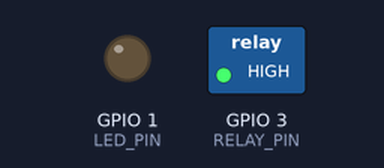
A sketch run on a simulated ESP8266 (NodeMCU). Parts: switched loads named in the sketch (green lamp = pin HIGH), output pins drawn as LEDs (lit = HIGH). WiFi joins after 1.5 s; servers stay silent unless stated.

Above: at 1.55 s.
Timing chart, 0 to 4.5 s (numbered marks = the images above):
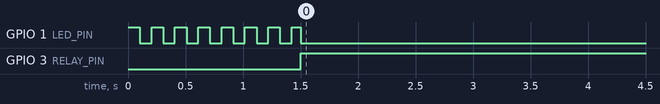

Measured:
- by itself, GPIO 1 (LED_PIN): goes 7 × (LOW 0.10 s, HIGH 0.10 s), LOW 3.6 s, 624 × (HIGH 0.10 s, LOW 0.10 s), then HIGH
- by itself, GPIO 3 (RELAY_PIN): LOW → HIGH at 1.5 s, → LOW 3.5 s later

The sketch:

wirelessplug.ino
```cpp
/*
WIFI Switch with Power Stabilization Delay and LED Blink Patterns
  - Timein phase (waiting): Slow blink (500ms ON / 500ms OFF)
  - ON phase: LED steady ON
  - Timeout phase: Fast blink (100ms ON / 100ms OFF)
*/

#include <ESP8266WiFi.h>
#include <WiFiUdp.h>

// Configure below
const char* DEVICENAMENOSPACE = "masterac";
const unsigned long timein = 5000; // Delay in ms before turning ON after receiving first packet
const unsigned long timeout = 5000; // Delay in ms before turning OFF after loosing packet

// Don't touch below lines
const char* ssid = DEVICENAMENOSPACE;
const char* password = "12345678";
const int udpPort = 4210;

WiFiUDP udp;

unsigned long lastPacketTime = 0;
unsigned long firstPacketTime = 0;

// LED & Output pins
const int LED_PIN = 1; // Onboard LED (LOW = ON)
const int RELAY_PIN = 3;

void setup() {
  pinMode(LED_PIN, OUTPUT);
  pinMode(RELAY_PIN, OUTPUT);
  digitalWrite(LED_PIN, HIGH); // LED OFF
  digitalWrite(RELAY_PIN, LOW); // Relay OFF

  WiFi.begin(ssid, password);
  while (WiFi.status() != WL_CONNECTED) {
    blinkLED(100);
    delay(10);
  }

  udp.begin(udpPort);
}

void loop() {
  // Receive packet
  int packetSize = udp.parsePacket();
  if (packetSize) {
    char incoming[10];
    udp.read(incoming, 10);
    lastPacketTime = millis();

    if (firstPacketTime == 0) {
      firstPacketTime = millis(); // Mark first packet time for timein phase
    }
  }

  unsigned long now = millis();

  if (now - lastPacketTime < timeout) {
    // We are in active packet phase
    if (firstPacketTime != 0 && (now - firstPacketTime < timein)) {
      // TIMEIN phase → slow blink
      blinkLED(500);
      digitalWrite(RELAY_PIN, LOW);
    } else {
      // ON phase → LED steady ON
      digitalWrite(LED_PIN, LOW);  // LED ON
      digitalWrite(RELAY_PIN, HIGH); // Relay ON
    }
  } else {
    // TIMEOUT phase → fast blink
    blinkLED(100);
    digitalWrite(RELAY_PIN, LOW);
    firstPacketTime = 0; // Reset for next ON cycle
  }
}

// Blink LED with given interval (ms ON/OFF)
void blinkLED(unsigned long interval) {
  static unsigned long lastToggle = 0;
  static bool ledState = false;

  if (millis() - lastToggle >= interval) {
    ledState = !ledState;
    digitalWrite(LED_PIN, ledState ? LOW : HIGH); // LOW = ON for onboard LED
    lastToggle = millis();
  }
}
```
